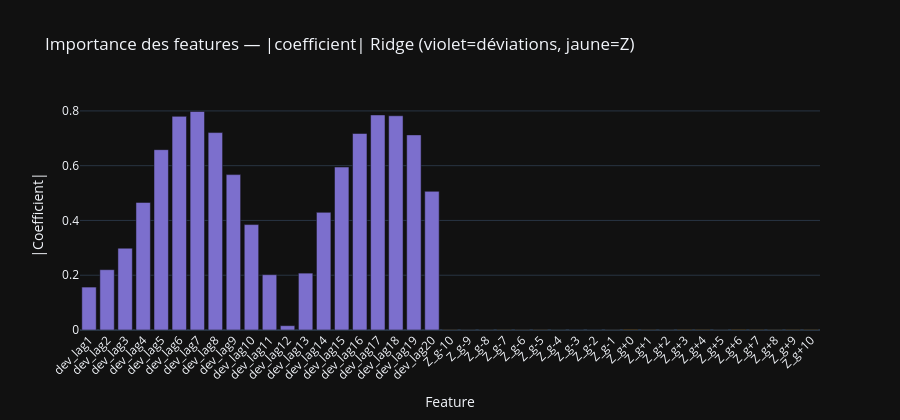

Here is the notebook cell this chart was saved with:
### Code cell
# Importance des features sur le modèle combiné
split   = int(0.8 * len(X_comb))
X_tr, X_te = X_comb[:split], X_comb[split:]
y_tr, y_te = y_comb[:split], y_comb[split:]
model_comb = Ridge(alpha=1.0)
model_comb.fit(X_tr, y_tr)
pred_comb  = model_comb.predict(X_te)
errors     = y_te - pred_comb

labels = [f"dev_lag{i+1}" for i in range(20)] + [f"Z_g{i-10:+d}" for i in range(21)]
coeffs = model_comb.coef_

fig = go.Figure(go.Bar(
    x=labels, y=np.abs(coeffs),
    marker_color=[COLOR_MAIN if 'dev' in l else COLOR_ACCENT for l in labels]
))
fig.update_layout(
    template=TEMPLATE, height=420,
    title="Importance des features — |coefficient| Ridge (violet=déviations, jaune=Z)",
    xaxis_title="Feature", yaxis_title="|Coefficient|",
    xaxis_tickangle=-45
)
fig.show()

top5 = np.argsort(np.abs(coeffs))[::-1][:5]
print("Top 5 features :")
for i in top5:
    print(f"  {labels[i]:15s} : {coeffs[i]:+.4f}")

### Figure 1 — Plotly figure (JSON) as saved in the notebook; plotly's stock layout.template omitted (floating-point values rounded to 4 significant figures)
{"data": [{"marker": {"color": ["#7C6FCD", "#7C6FCD", "#7C6FCD", "#7C6FCD", "#7C6FCD", "#7C6FCD", "#7C6FCD", "#7C6FCD", "#7C6FCD", "#7C6FCD", "#7C6FCD", "#7C6FCD", "#7C6FCD", "#7C6FCD", "#7C6FCD", "#7C6FCD", "#7C6FCD", "#7C6FCD", "#7C6FCD", "#7C6FCD", "#F2A623", "#F2A623", "#F2A623", "#F2A623", "#F2A623", "#F2A623", "#F2A623", "#F2A623", "#F2A623", "#F2A623", "#F2A623", "#F2A623", "#F2A623", "#F2A623", "#F2A623", "#F2A623", "#F2A623", "#F2A623", "#F2A623", "#F2A623", "#F2A623"]}, "type": "bar", "x": ["dev_lag1", "dev_lag2", "dev_lag3", "dev_lag4", "dev_lag5", "dev_lag6", "dev_lag7", "dev_lag8", "dev_lag9", "dev_lag10", "dev_lag11", "dev_lag12", "dev_lag13", "dev_lag14", "dev_lag15", "dev_lag16", "dev_lag17", "dev_lag18", "dev_lag19", "dev_lag20", "Z_g-10", "Z_g-9", "Z_g-8", "Z_g-7", "Z_g-6", "Z_g-5", "Z_g-4", "Z_g-3", "Z_g-2", "Z_g-1", "Z_g+0", "Z_g+1", "Z_g+2", "Z_g+3", "Z_g+4", "Z_g+5", "Z_g+6", "Z_g+7", "Z_g+8", "Z_g+9", "Z_g+10"], "y": [0.1567, 0.2202, 0.2987, 0.4658, 0.6585, 0.78, 0.7978, 0.7208, 0.5674, 0.3849, 0.202, 0.01586, 0.2077, 0.4295, 0.595, 0.7175, 0.7852, 0.7822, 0.7125, 0.5063, 0.0005238, 0.0002683, 0.0003097, 0.00053, 0.0003485, 0.0005064, 0.0001464, 3.054e-06, 9.521e-05, 0.0002014, 0.001457, 0.0006247, 0.0002839, 0.0009009, 0.0008586, 0.0002644, 0.001175, 0.0007369, 0.0004395, 0.0008147, 0.0007752]}], "layout": {"height": 420, "title": {"text": "Importance des features — |coefficient| Ridge (violet=déviations, jaune=Z)"}, "xaxis": {"tickangle": -45, "title": {"text": "Feature"}}, "yaxis": {"title": {"text": "|Coefficient|"}}}}
